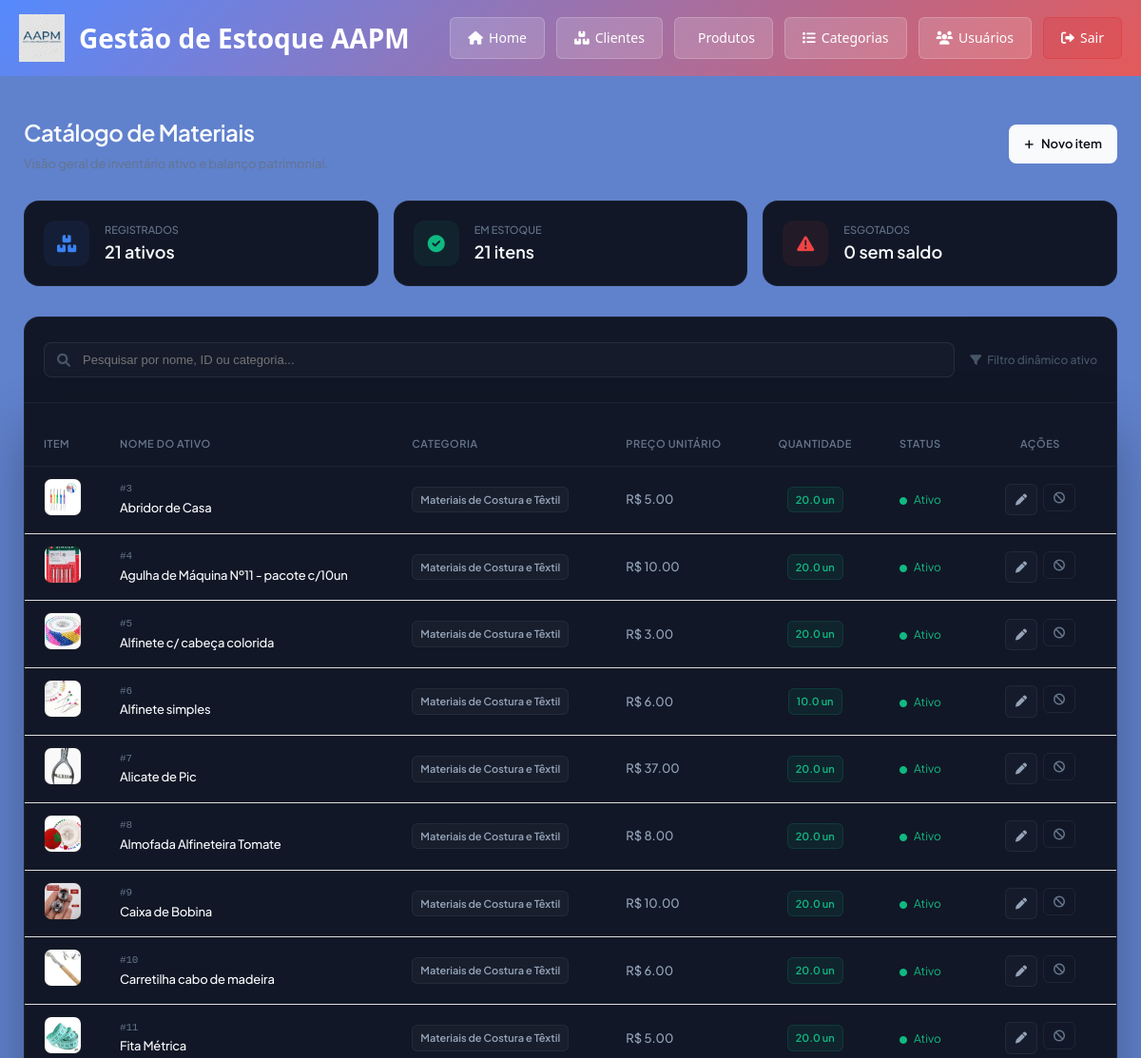
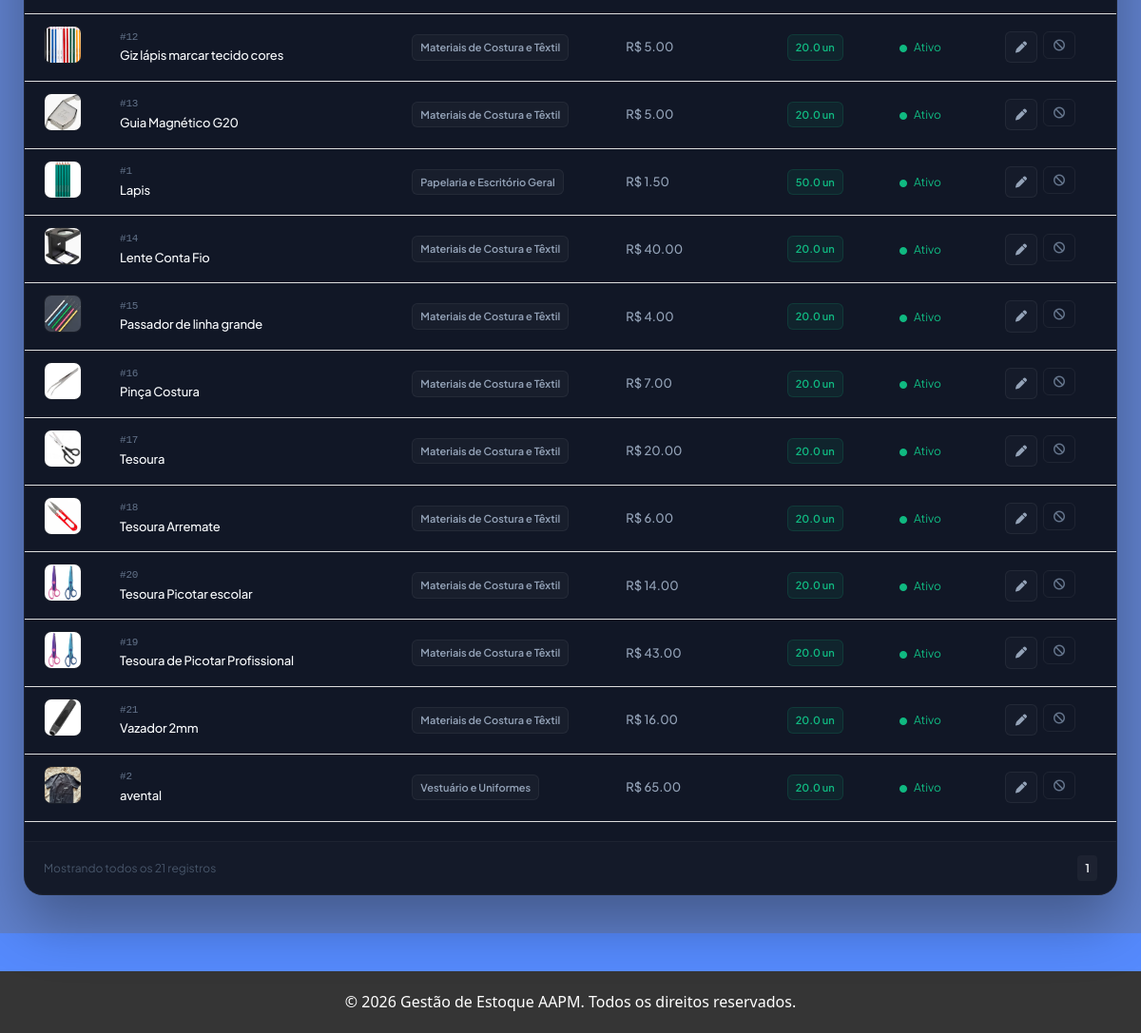
The page /produtos/ (signed in) on the database its author committed (2 pictures, top to bottom).
### app/models/produto.py (models this page shows, shortened)
class Produto(Base):
    __tablename__ = "produtos"
    id = Column(Integer, primary_key=True, autoincrement=True, index=True)
    nome = Column(String(150), nullable=False, index=True, unique=True)
    preco = Column(Float, nullable=False, default=0.0)
    estoque_atual = Column(Integer, nullable=False, default=0)
    ativo = Column(Boolean, default=True)
    imagem_path = Column(String(255), nullable=True)
    categoria_id = Column(Integer, ForeignKey("categorias.id", ondelete="SET NULL"), nullable=True)
    categoria = relationship("Categoria", back_populates="produtos")

### app/models/categoria.py (models this page shows, shortened)
class Categoria(Base):
    __tablename__ = "categorias"
    id = Column(Integer, primary_key=True, index=True)
    nome = Column(String(50), unique=True, nullable=False)
    descricao = Column(String(255), nullable=True)
    ativa = Column(Boolean, default=True)
    produtos = relationship("Produto", back_populates="categoria")

### app/controllers/produto_controller.py (the view)
@router.get("/")
def listar_produtos(
    request: Request,
    busca: str = "",
    categoria_id: int = 0,       # 0 = todas as categorias
    db: Session = Depends(get_db),
    usuario = Depends(get_usuario_logado)
):
    query = db.query(Produto).filter(Produto.ativo == True)
    if busca:
        query = query.filter(Produto.nome.ilike(f"%{busca}%"))
    if categoria_id:
        query = query.filter(Produto.categoria_id == categoria_id)
    produtos    = query.order_by(Produto.nome).all()
    categorias  = db.query(Categoria).filter(Categoria.ativa == True).all()
    return templates.TemplateResponse(
        request,
        "produtos/index.html",
        {
            "request":      request,
            "usuario":      usuario,
            "produtos":     produtos,
            "categorias":   categorias,
            "busca":        busca,
            "categoria_id": categoria_id,
        }
    )

### app/templates/produtos/index.html (shortened to what this page needs)
{% extends "base.html" %}
{% block content %}
<link rel="stylesheet" href="https://cdnjs.cloudflare.com/ajax/libs/font-awesome/6.0.0/css/all.min.css">
<div class="page-wrapper">
    <div class="catalog-container">
        <div style="display: flex; justify-content: space-between; align-items: center; margin-bottom: 28px;">
            <div>
                <h2 style="color: #f8fafc; font-size: 24px; font-weight: 600; margin: 0 0 4px 0; letter-spacing: -0.5px;">
                    Catálogo de Materiais
                </h2>
                <p style="color: #64748b; font-size: 13px; margin: 0;">
                </p>
            </div>
            <a href="/produtos/novo" class="btn-add">
                <i class="fas fa-plus" style="font-size: 11px;"></i>
                <span>Novo item</span>
            </a>
        </div>
        {% set total_itens = produtos|length %}
        {% set de_fora = namespace(qtd=0) %}
        {% for p in produtos %}{% if (p.estoque_atual|default(0)) == 0 %}{% set de_fora.qtd = de_fora.qtd + 1 %}{% endif %}{% endfor %}
        <div class="metrics-grid">
            <div class="metric-card">
                <div class="metric-icon" style="background: rgba(59, 130, 246, 0.08); color: #3b82f6;"><i class="fas fa-boxes-stacked"></i></div>
                <div>
                    <span style="display: block; color: #64748b; font-size: 11px; text-transform: uppercase; font-weight: 500;">Registrados</span>
                    <strong style="color: #f8fafc; font-size: 18px; font-weight: 600;">{{ total_itens }} ativos</strong>
                </div>
            </div>
            <div class="metric-card">
                <div class="metric-icon" style="background: rgba(16, 185, 129, 0.08); color: #10b981;"><i class="fas fa-circle-check"></i></div>
                <div>
                    <span style="display: block; color: #64748b; font-size: 11px; text-transform: uppercase; font-weight: 500;">Em Estoque</span>
                    <strong style="color: #f8fafc; font-size: 18px; font-weight: 600;">{{ total_itens - de_fora.qtd }} itens</strong>
                </div>
            </div>
            <div class="metric-card">
                <div class="metric-icon" style="background: rgba(239, 68, 68, 0.08); color: #ef4444;"><i class="fas fa-triangle-exclamation"></i></div>
                <div>
                    <span style="display: block; color: #64748b; font-size: 11px; text-transform: uppercase; font-weight: 500;">Esgotados</span>
                    <strong style="color: #f8fafc; font-size: 18px; font-weight: 600;">{{ de_fora.qtd }} sem saldo</strong>
                </div>
            </div>
        </div>
        <div class="search-bar-container">
            <div class="search-wrapper">
                <i class="fas fa-magnifying-glass"></i>
                <input type="text" id="tableSearch" class="search-input" placeholder="Pesquisar por nome, ID ou categoria...">
            </div>
            <div style="color: #475569; font-size: 12px; font-weight: 500;">
                <i class="fas fa-filter" style="margin-right: 4px;"></i> Filtro dinâmico ativo
            </div>
        </div>
        <div class="table-card">
            <div style="overflow-x: auto;">
                <table class="custom-table" id="productsTable">
                    <thead>
                        <tr>
                            <th style="width: 70px;">Item</th>
                            <th>Nome do Ativo</th>
                            <th>Categoria</th>
                            <th>Preço Unitário</th>
                            <th style="text-align: center;">Quantidade</th>
                            <th style="text-align: center;">Status</th>
                            <th style="text-align: center; width: 160px;" onclick="event.stopPropagation();">Ações</th>
                        </tr>
                    </thead>
                    <tbody>
                        {% for produto in produtos %}
                        <tr class="prod-row" onclick="window.location.href='/produtos/{{ produto.id }}'">
                            <td>
                                <img src="{{ produto.imagem_url }}" alt="{{ produto.nome }}"
                                     style="width: 40px; height: 40px; border-radius: 8px; object-fit: cover; border: 1px solid rgba(255,255,255,0.05); background: rgba(0,0,0,0.2);">
                            </td>
                            <td style="font-weight: 500; letter-spacing: -0.2px;">
                                <span style="color: #64748b; font-size: 11px; font-family: monospace; display: block;">#{{ produto.id }}</span>
                                {{ produto.nome }}
                            </td>
                            <td>
                                <span class="badge badge-category">
                                    {% if produto.categoria %}{{ produto.categoria.nome }}{% else %}—{% endif %}
                                </span>
                            </td>
                            <td style="color: #94a3b8; font-weight: 500;">
                                R$ {{ "%.2f"|format(produto.preco) }}
                            </td>
                            <td style="text-align: center;">
                                {% if (produto.estoque_atual | default(0)) == 0 %}
                                    <span class="badge badge-danger">0 un</span>
                                {% elif (produto.estoque_atual | default(0)) < 10 %}
                                    <span class="badge badge-warning">{{ produto.estoque_atual }} un</span>
                                {% else %}
                                    <span class="badge badge-success">{{ produto.estoque_atual }} un</span>
                                {% endif %}
                            </td>
                            <td style="text-align: center;">
                                {% if produto.ativo %}
                                    <span style="color: #10b981; font-size: 12px;"><i class="fas fa-circle" style="font-size: 8px; margin-right: 5px;"></i> Ativo</span>
                                {% else %}
                                    <span style="color: #64748b; font-size: 12px;"><i class="fas fa-circle" style="font-size: 8px; margin-right: 5px;"></i> Inativo</span>
                                {% endif %}
                            </td>
                            <td style="text-align: center;" onclick="event.stopPropagation();">
                                <div style="display: inline-flex; gap: 6px;">
                                    <a href="/produtos/{{ produto.id }}/editar" class="btn-action-edit" title="Editar">
                                        <i class="fas fa-pen"></i>
                                    </a>
                                    <form method="POST" action="/produtos/{{ produto.id }}/desativar" style="display: inline;">
                                        <button type="submit" class="btn-action-disable" title="Congelar item" onclick="return confirm('Tem certeza que deseja desativar este produto?');">
                                            <i class="fas fa-ban"></i>
                                        </button>
                                    </form>
                                </div>
                            </td>
                        </tr>
                        {% endfor %}
                    </tbody>
                </table>
            </div>
            <div style="background: rgba(255,255,255,0.01); padding: 14px 20px; display: flex; justify-content: space-between; align-items: center; border-top: 1px solid rgba(255,255,255,0.04); font-size: 12px; color: #475569;">
                <div>Mostrando todos os {{ total_itens }} registros</div>
                <div style="display: flex; gap: 4px;">
                    <span style="padding: 4px 8px; background: rgba(255,255,255,0.04); border-radius: 4px; color: #f8fafc; font-weight: 600;">1</span>
                </div>
            </div>
        </div>
    </div>
</div>
{% endblock %}

### app/templates/base.html (style rules this page uses)
* { margin: 0; padding: 0; box-sizing: border-box; }
body { font-family: 'Segoe UI', Tahoma, Geneva, Verdana, sans-serif; background-color: #558afd; color: #333; line-height: 1.6; min-height: 100vh; }
button, .btn { background-color: #667eea; color: white; padding: 10px 20px; border: none; border-radius: 4px; cursor: pointer; transition: 0.3s; }
input, textarea, select { width: 100%; padding: 10px; margin: 10px 0; border: 1px solid #ddd; border-radius: 4px; }
table { width: 100%; border-collapse: collapse; background-color: white; margin: 20px 0; }
table th { background-color: #667eea; color: white; padding: 15px; text-align: left; }
table td { padding: 12px 15px; border-bottom: 1px solid #ddd; }

### app/templates/produtos/index.html (style rules this page uses)
.page-wrapper { min-height: 90vh; background-color: #6081cc; font-family: 'Plus Jakarta Sans', sans-serif; padding: 40px 20px; display: flex; justify-content: center; }
.catalog-container { width: 100%; max-width: 1150px; }
.metrics-grid { display: grid; grid-template-columns: repeat(auto-fit, minmax(220px, 1fr)); gap: 16px; margin-bottom: 32px; }
.metric-card { background: #111726; border: 1px solid rgba(255, 255, 255, 0.04); border-radius: 16px; padding: 20px; display: flex; align-items: center; gap: 16px; }
.metric-icon { width: 48px; height: 48px; border-radius: 12px; display: flex; align-items: center; justify-content: center; font-size: 18px; }
.search-bar-container { background: #111726; border: 1px solid rgba(255, 255, 255, 0.05); border-radius: 16px 16px 0 0; padding: 16px 20px; display: flex; gap: 16px; align-items: center; border-bottom: none; }
.search-wrapper { position: relative; flex: 1; }
.search-wrapper i { position: absolute; left: 14px; top: 50%; transform: translateY(-50%); color: #475569; font-size: 14px; }
.search-input { background: rgba(255, 255, 255, 0.02); border: 1px solid rgba(255, 255, 255, 0.08); padding: 10px 14px 10px 40px; border-radius: 8px; font-size: 13px; color: #f8fafc; width: 100%; box-sizing: border-box; transition: all 0.2s; }
.table-card { background: #111726; border: 1px solid rgba(255, 255, 255, 0.05); border-radius: 0 0 20px 20px; box-shadow: 0 30px 60px rgba(0, 0, 0, 0.3); overflow: hidden; }
.custom-table { width: 100%; border-collapse: collapse; text-align: left; background: #111726; }
.custom-table th { background: #111726; padding: 14px 20px; color: #64748b; font-size: 11px; font-weight: 600; text-transform: uppercase; letter-spacing: 0.05em; border-bottom: 1px solid rgba(255, 255, 255, 0.05); }
.prod-row { background: #111726; border-bottom: 1px solid rgba(255, 255, 255, 0.02); transition: background 0.15s ease; cursor: pointer; }
.prod-row td { background: transparent !important; }
.custom-table td { padding: 12px 20px; color: #f8fafc; font-size: 13px; vertical-align: middle; background: transparent; }
.badge { padding: 4px 8px; border-radius: 6px; font-weight: 600; font-size: 11px; display: inline-flex; align-items: center; gap: 5px; }
.badge-success { background: rgba(16, 185, 129, 0.08); color: #10b981; border: 1px solid rgba(16, 185, 129, 0.15); }
.badge-category { background: rgba(255, 255, 255, 0.03); color: #94a3b8; border: 1px solid rgba(255, 255, 255, 0.05); }
.btn-add { background: #f8fafc; color: #090d16; padding: 10px 16px; text-decoration: none; border-radius: 8px; font-size: 13px; font-weight: 600; display: inline-flex; align-items: center; gap: 8px; transition: all 0.2s ease; }
.btn-action-edit { background: rgba(255,255,255,0.02); color: #94a3b8; padding: 6px 10px; text-decoration: none; border-radius: 6px; font-size: 12px; border: 1px solid rgba(255, 255, 255, 0.06); transition: all 0.2s; }
.btn-action-disable { background: transparent; color: #64748b; padding: 6px 10px; border-radius: 6px; font-size: 12px; border: 1px solid rgba(255, 255, 255, 0.06); cursor: pointer; font-family: inherit; }

### rows shown on the page
Produto: imagem_url (picture), id "3", nome "Abridor de Casa", categoria.nome "Materiais de Costura e Têxtil", preco "5.00", estoque_atual "20.0", ativo True (drawn)
Produto: imagem_url (picture), id "4", nome "Agulha de Máquina Nº11 - pacote c/10un", categoria.nome "Materiais de Costura e Têxtil", preco "10.00", estoque_atual "20.0", ativo True (drawn)
Produto: imagem_url (picture), id "5", nome "Alfinete c/ cabeça colorida", categoria.nome "Materiais de Costura e Têxtil", preco "3.00", estoque_atual "20.0", ativo True (drawn)
Produto: imagem_url (picture), id "6", nome "Alfinete simples", categoria.nome "Materiais de Costura e Têxtil", preco "6.00", estoque_atual "10.0", ativo True (drawn)
Produto: imagem_url (picture), id "7", nome "Alicate de Pic", categoria.nome "Materiais de Costura e Têxtil", preco "37.00", estoque_atual "20.0", ativo True (drawn)
Produto: imagem_url (picture), id "8", nome "Almofada Alfineteira Tomate", categoria.nome "Materiais de Costura e Têxtil", preco "8.00", estoque_atual "20.0", ativo True (drawn)
Produto: imagem_url (picture), id "9", nome "Caixa de Bobina", categoria.nome "Materiais de Costura e Têxtil", preco "10.00", estoque_atual "20.0", ativo True (drawn)
Produto: imagem_url (picture), id "10", nome "Carretilha cabo de madeira", categoria.nome "Materiais de Costura e Têxtil", preco "6.00", estoque_atual "20.0", ativo True (drawn)
Produto: imagem_url (picture), id "11", nome "Fita Métrica", categoria.nome "Materiais de Costura e Têxtil", preco "5.00", estoque_atual "20.0", ativo True (drawn)
Produto: imagem_url (picture), id "12", nome "Giz lápis marcar tecido cores", categoria.nome "Materiais de Costura e Têxtil", preco "5.00", estoque_atual "20.0", ativo True (drawn)
Produto: imagem_url (picture), id "13", nome "Guia Magnético G20", categoria.nome "Materiais de Costura e Têxtil", preco "5.00", estoque_atual "20.0", ativo True (drawn)
Produto: imagem_url (picture), id "1", nome "Lapis", categoria.nome "Papelaria e Escritório Geral", preco "1.50", estoque_atual "50.0", ativo True (drawn)
Produto: imagem_url (picture), id "14", nome "Lente Conta Fio", categoria.nome "Materiais de Costura e Têxtil", preco "40.00", estoque_atual "20.0", ativo True (drawn)
Produto: imagem_url (picture), id "15", nome "Passador de linha grande", categoria.nome "Materiais de Costura e Têxtil", preco "4.00", estoque_atual "20.0", ativo True (drawn)
Produto: imagem_url (picture), id "16", nome "Pinça Costura", categoria.nome "Materiais de Costura e Têxtil", preco "7.00", estoque_atual "20.0", ativo True (drawn)
Produto: imagem_url (picture), id "17", nome "Tesoura", categoria.nome "Materiais de Costura e Têxtil", preco "20.00", estoque_atual "20.0", ativo True (drawn)
Produto: imagem_url (picture), id "18", nome "Tesoura Arremate", categoria.nome "Materiais de Costura e Têxtil", preco "6.00", estoque_atual "20.0", ativo True (drawn)
Produto: imagem_url (picture), id "20", nome "Tesoura Picotar escolar", categoria.nome "Materiais de Costura e Têxtil", preco "14.00", estoque_atual "20.0", ativo True (drawn)
Produto: imagem_url (picture), id "19", nome "Tesoura de Picotar Profissional", categoria.nome "Materiais de Costura e Têxtil", preco "43.00", estoque_atual "20.0", ativo True (drawn)
Produto: imagem_url (picture), id "21", nome "Vazador 2mm", categoria.nome "Materiais de Costura e Têxtil", preco "16.00", estoque_atual "20.0", ativo True (drawn)
Produto: imagem_url (picture), id "2", nome "avental", categoria.nome "Vestuário e Uniformes", preco "65.00", estoque_atual "20.0", ativo True (drawn)

### other values the page prints
{{ total_itens }} "21"
{{ total_itens - de_fora.qtd }} "21"
{{ de_fora.qtd }} "0"
